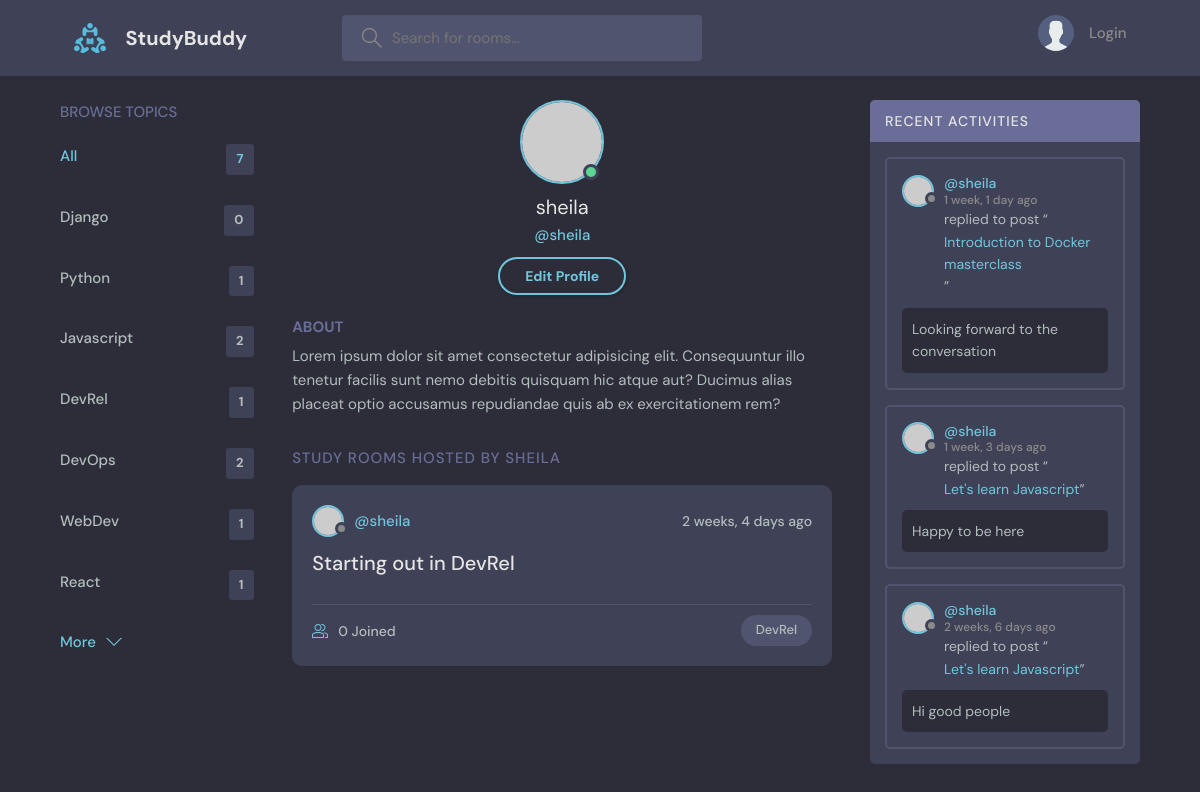
The app's page /profile/2/ with its own data.
### base/models.py (models this page shows, shortened)
class Topic(models.Model):
    name = models.CharField(max_length=200)

class Room(models.Model):
   host = models.ForeignKey(User, on_delete=models.SET_NULL, null=True)
   topic = models.ForeignKey(Topic, on_delete=models.SET_NULL, null=True)
   name = models.CharField (max_length=200)
   description = models.TextField(null=True, blank=True)
   participants = models.ManyToManyField(User, related_name='participants', blank=True)      #users active in a room
   updated = models.DateTimeField(auto_now=True)
   created = models.DateTimeField(auto_now_add=True)
   class Meta:
        ordering = ['-updated', '-created']
   def __str__(self):
    return self.name

class Message(models.Model):
    user = models.ForeignKey(User, on_delete=models.CASCADE)
    room = models.ForeignKey(Room, on_delete=models.CASCADE)
    body = models.TextField()
    updated = models.DateTimeField(auto_now=True)
    created = models.DateTimeField(auto_now_add=True)
    class Meta:
        ordering = ['-updated', '-created']
    def __str__(self):
        return self.body[0:50]

### base/views.py (the view)
# urls.py: path('profile/<str:pk>/', views.userProfile, name="user-profile"),
def userProfile(request, pk):
    user = User.objects.get(id=pk)
    rooms = user.room_set.all()
    room_messages = user.message_set.all()
    topics = Topic.objects.all()
    context = {'user': user, 'rooms': rooms,
     'room_messages': room_messages, 'topics': topics}
    return render(request, 'base/profile.html', context)

### base/templates/base/profile.html
{% extends 'main.html' %}
{% block content %}
<main class="profile-page layout layout--3">
   <div class="container">
      {% include 'base/topics_component.html' %}
      <div class="roomList">
        <div class="profile">
          <div class="profile__avatar">
            <div class="avatar avatar--large active">
              <img src="https://randomuser.me/api/portraits/men/11.jpg" />
            </div>
          </div>
          <div class="profile__info">
            <h3>{{user.username}}</h3>
            <p>@{{user.username}}</p>
            <a href="edit-user.html" class="btn btn--main btn--pill">Edit Profile</a>
          </div>
          <div class="profile__about">
            <h3>About</h3>
            <p>
              Lorem ipsum dolor sit amet consectetur adipisicing elit. Consequuntur illo tenetur
              facilis sunt nemo debitis quisquam hic atque aut? Ducimus alias placeat optio
              accusamus repudiandae quis ab ex exercitationem rem?
            </p>
          </div>
        </div>
        <div class="roomList__header">
          <div>
            <h2>Study Rooms Hosted by {{user.username}}</a>
            </h2>
          </div>
        </div>
        {% include 'base/feed_component.html' %}
      </div>
            {% include 'base/activity_Component.html' %}
    </div>
</main>
{% endblock content %}

### base/templates/base/topics_component.html
<div class="topics">
    <div class="topics__header">
      <h2>Browse Topics</h2>
    </div>
    <ul class="topics__list">
      <li>
        <a href="{% url 'home' %}" class="active">All <span>{{topics.count}}</span></a>
      </li>
      {% for topic in topics %}
      <li>
        <a href="{% url 'home' %}?q={{topic.name}}">{{topic.name}}<span>{{topic.room_set.all.count}}</span></a>
      </li>
      {% endfor %}
    </ul>
    <a class="btn btn--link" href="topics.html">
      More
      <svg
        version="1.1"
        xmlns="http://www.w3.org/2000/svg"
        width="32"
        height="32"
        viewBox="0 0 32 32"
      >
        <title>chevron-down</title>
        <path d="M16 21l-13-13h-3l16 16 16-16h-3l-13 13z"></path>
      </svg>
    </a>
  </div>

### base/templates/base/feed_component.html (shortened to what this page needs)
{% for room in rooms %}
<div class="roomListRoom">
  <div class="roomListRoom__header">
    <a href="" class="roomListRoom__author">
      <div class="avatar avatar--small">
        <img src="https://randomuser.me/api/portraits/women/11.jpg" />
      </div>
      <span>@{{room.host.username}}</span>
    </a>
    <div class="roomListRoom__actions">
      <span>{{room.created|timesince}} ago</span>
    </div>
  </div>
  <div class="roomListRoom__content">
    <a href="{% url 'room' room.id %}">{{room.name}}</a>
  </div>
  <div class="roomListRoom__meta">
    <a href="{% url 'room' room.id %}" class="roomListRoom__joined">
      {{room.participants.all.count}} Joined
    </a>
    <p class="roomListRoom__topic">{{room.topic.name}}</p>
  </div>
</div>
{% endfor %}

### base/templates/base/activity_component.html (shortened to what this page needs)
<div class="activities">
  <div class="activities__header">
    <h2>Recent Activities</h2>
  </div>
  {% for message in room_messages %}
  <div class="activities__box">
    <div class="activities__boxHeader roomListRoom__header">
      <a href="" class="roomListRoom__author">
        <div class="avatar avatar--small">
          <img src="https://randomuser.me/api/portraits/women/11.jpg" />
        </div>
        <p>
          @{{message.user}}
          <span>{{message.created|timesince}} ago</span>
        </p>
      </a>
    </div>
    <div class="activities__boxContent">
      <p>
        replied to post “<a href="{% url 'room' message.room.id %}">{{message.room}}</a>”
      </p>
      <div class="activities__boxRoomContent">
       {{message.body}}
      </div>
    </div>
  </div>
  {% endfor %}
</div>

### records on screen
Topic: name "Django", room_set.all.count "0"
Topic: name "Python", room_set.all.count "1"
Topic: name "Javascript", room_set.all.count "2"
Topic: name "DevRel", room_set.all.count "1"
Topic: name "DevOps", room_set.all.count "2"
Topic: name "WebDev", room_set.all.count "1"
Topic: name "React", room_set.all.count "1"
Room: host.username "sheila", created "2 weeks, 4 days", name "Starting out in DevRel", participants.all.count "0", topic.name "DevRel"
Message: user "sheila", created "1 week, 1 day", room "Introduction to Docker masterclass", body "Looking forward to the conversation"
Message: user "sheila", created "1 week, 3 days", room "Let's learn Javascript", body "Happy to be here"
Message: user "sheila", created "2 weeks, 6 days", room "Let's learn Javascript", body "Hi good people"

### other values on screen
{{ topics.count }} "7"
{{ user.username }} "sheila"
{{ user.username }} "SHEILA"
